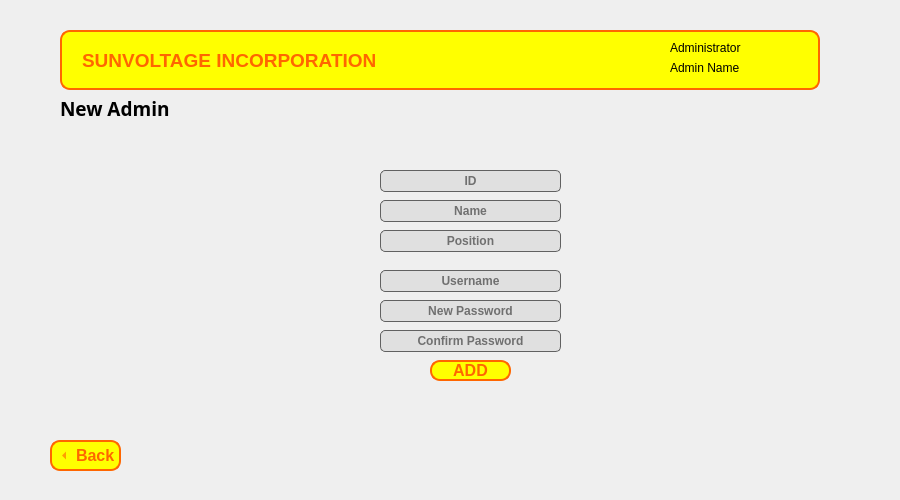
<?xml version="1.0" encoding="UTF-8"?>
<ui version="4.0">
 <class>new_admin</class>
 <widget class="QWidget" name="new_admin">
  <property name="geometry">
   <rect>
    <x>0</x>
    <y>0</y>
    <width>900</width>
    <height>500</height>
   </rect>
  </property>
  <property name="windowTitle">
   <string>Form</string>
  </property>
  <widget class="QPushButton" name="new_admin_button">
   <property name="geometry">
    <rect>
     <x>430</x>
     <y>360</y>
     <width>81</width>
     <height>21</height>
    </rect>
   </property>
   <property name="font">
    <font>
     <pointsize>12</pointsize>
     <bold>true</bold>
    </font>
   </property>
   <property name="styleSheet">
    <string notr="true">QPushButton {
				color: rgb(255, 102, 0);
                background-color: rgb(255, 255, 0);
                border-color: rgb(255, 102, 0);
                border: 2px solid #ff6600;
                border-radius: 10px;
            }
            QPushButton:hover, QPushButton:pressed {
                background-color: rgb(255, 183, 0);
            }</string>
   </property>
   <property name="text">
    <string>ADD</string>
   </property>
   <property name="checkable">
    <bool>true</bool>
   </property>
  </widget>
  <widget class="QLabel" name="adminNamelbl">
   <property name="geometry">
    <rect>
     <x>670</x>
     <y>60</y>
     <width>131</width>
     <height>16</height>
    </rect>
   </property>
   <property name="text">
    <string>Admin Name</string>
   </property>
  </widget>
  <widget class="QLabel" name="Header">
   <property name="geometry">
    <rect>
     <x>60</x>
     <y>30</y>
     <width>760</width>
     <height>60</height>
    </rect>
   </property>
   <property name="font">
    <font>
     <pointsize>14</pointsize>
     <bold>true</bold>
    </font>
   </property>
   <property name="styleSheet">
    <string notr="true">color: rgb(255, 102, 0);
background-color: rgb(255, 255, 0);
border-color: rgb(255, 102, 0);
border: 2px solid #ff6600; 
border-radius: 10px;
</string>
   </property>
   <property name="text">
    <string>SUNVOLTAGE INCORPORATION</string>
   </property>
   <property name="textFormat">
    <enum>Qt::AutoText</enum>
   </property>
   <property name="scaledContents">
    <bool>false</bool>
   </property>
   <property name="margin">
    <number>0</number>
   </property>
   <property name="indent">
    <number>20</number>
   </property>
  </widget>
  <widget class="QLabel" name="label">
   <property name="geometry">
    <rect>
     <x>670</x>
     <y>40</y>
     <width>81</width>
     <height>16</height>
    </rect>
   </property>
   <property name="text">
    <string>Administrator</string>
   </property>
  </widget>
  <widget class="QLabel" name="label_2">
   <property name="geometry">
    <rect>
     <x>60</x>
     <y>100</y>
     <width>111</width>
     <height>16</height>
    </rect>
   </property>
   <property name="font">
    <font>
     <family>Segoe UI Black</family>
     <pointsize>14</pointsize>
     <bold>true</bold>
    </font>
   </property>
   <property name="text">
    <string>New Admin</string>
   </property>
  </widget>
  <widget class="QToolButton" name="backButton">
   <property name="geometry">
    <rect>
     <x>50</x>
     <y>440</y>
     <width>71</width>
     <height>31</height>
    </rect>
   </property>
   <property name="font">
    <font>
     <pointsize>12</pointsize>
     <bold>true</bold>
    </font>
   </property>
   <property name="styleSheet">
    <string notr="true">QToolButton {
				color: rgb(255, 102, 0);
                background-color: rgb(255, 255, 0);
                border-color: rgb(255, 102, 0);
                border: 2px solid #ff6600;
                border-radius: 10px;
            }
            QToolButton:hover, QToolButton:pressed {
                background-color: rgb(255, 183, 0);
            }</string>
   </property>
   <property name="text">
    <string>Back</string>
   </property>
   <property name="iconSize">
    <size>
     <width>20</width>
     <height>20</height>
    </size>
   </property>
   <property name="checkable">
    <bool>true</bool>
   </property>
   <property name="checked">
    <bool>false</bool>
   </property>
   <property name="toolButtonStyle">
    <enum>Qt::ToolButtonTextBesideIcon</enum>
   </property>
   <property name="arrowType">
    <enum>Qt::LeftArrow</enum>
   </property>
  </widget>
  <widget class="QLineEdit" name="admin_ID_input">
   <property name="geometry">
    <rect>
     <x>380</x>
     <y>170</y>
     <width>181</width>
     <height>22</height>
    </rect>
   </property>
   <property name="font">
    <font>
     <bold>true</bold>
    </font>
   </property>
   <property name="styleSheet">
    <string notr="true">QLineEdit {
	border: 1px solid #616161;
	background-color: #E0E0E0;
	border-radius: 5px;
}

QLineEdit::placeholder {
    color: #a9a9a9;
}


QLineEdit:focus {
    border: 2px solid #ff6600;
}
</string>
   </property>
   <property name="text">
    <string/>
   </property>
   <property name="alignment">
    <set>Qt::AlignCenter</set>
   </property>
   <property name="placeholderText">
    <string>ID</string>
   </property>
  </widget>
  <widget class="QLineEdit" name="admin_name_input">
   <property name="geometry">
    <rect>
     <x>380</x>
     <y>200</y>
     <width>181</width>
     <height>22</height>
    </rect>
   </property>
   <property name="font">
    <font>
     <bold>true</bold>
    </font>
   </property>
   <property name="styleSheet">
    <string notr="true">QLineEdit {
	border: 1px solid #616161;
	background-color: #E0E0E0;
	border-radius: 5px;
}

QLineEdit::placeholder {
    color: #a9a9a9;
}

QLineEdit:focus {
    border: 2px solid #ff6600;
}
</string>
   </property>
   <property name="text">
    <string/>
   </property>
   <property name="alignment">
    <set>Qt::AlignCenter</set>
   </property>
   <property name="placeholderText">
    <string>Name</string>
   </property>
  </widget>
  <widget class="QLineEdit" name="admin_position_input">
   <property name="geometry">
    <rect>
     <x>380</x>
     <y>230</y>
     <width>181</width>
     <height>22</height>
    </rect>
   </property>
   <property name="font">
    <font>
     <bold>true</bold>
    </font>
   </property>
   <property name="styleSheet">
    <string notr="true">QLineEdit {
	border: 1px solid #616161;
	background-color: #E0E0E0;
	border-radius: 5px;
}

QLineEdit::placeholder {
    color: #a9a9a9;
}

QLineEdit:focus {
    border: 2px solid #ff6600;
}
</string>
   </property>
   <property name="alignment">
    <set>Qt::AlignCenter</set>
   </property>
   <property name="placeholderText">
    <string>Position</string>
   </property>
  </widget>
  <widget class="QLineEdit" name="admin_newpassword_input">
   <property name="geometry">
    <rect>
     <x>380</x>
     <y>300</y>
     <width>181</width>
     <height>22</height>
    </rect>
   </property>
   <property name="font">
    <font>
     <bold>true</bold>
    </font>
   </property>
   <property name="styleSheet">
    <string notr="true">QLineEdit {
	border: 1px solid #616161;
	background-color: #E0E0E0;
	border-radius: 5px;
}

QLineEdit::placeholder {
    color: #a9a9a9;
}

QLineEdit:focus {
    border: 2px solid #ff6600;
}
</string>
   </property>
   <property name="text">
    <string/>
   </property>
   <property name="echoMode">
    <enum>QLineEdit::Password</enum>
   </property>
   <property name="alignment">
    <set>Qt::AlignCenter</set>
   </property>
   <property name="placeholderText">
    <string>New Password</string>
   </property>
  </widget>
  <widget class="QLineEdit" name="admin_confirmpassword_input">
   <property name="geometry">
    <rect>
     <x>380</x>
     <y>330</y>
     <width>181</width>
     <height>22</height>
    </rect>
   </property>
   <property name="font">
    <font>
     <bold>true</bold>
    </font>
   </property>
   <property name="styleSheet">
    <string notr="true">QLineEdit {
	border: 1px solid #616161;
	background-color: #E0E0E0;
	border-radius: 5px;
}

QLineEdit::placeholder {
    color: #a9a9a9;
}

QLineEdit:focus {
    border: 2px solid #ff6600;
}
</string>
   </property>
   <property name="echoMode">
    <enum>QLineEdit::Password</enum>
   </property>
   <property name="alignment">
    <set>Qt::AlignCenter</set>
   </property>
   <property name="placeholderText">
    <string>Confirm Password</string>
   </property>
  </widget>
  <widget class="QLineEdit" name="admin_username_input">
   <property name="geometry">
    <rect>
     <x>380</x>
     <y>270</y>
     <width>181</width>
     <height>22</height>
    </rect>
   </property>
   <property name="font">
    <font>
     <bold>true</bold>
    </font>
   </property>
   <property name="styleSheet">
    <string notr="true">QLineEdit {
	border: 1px solid #616161;
	background-color: #E0E0E0;
	border-radius: 5px;
}

QLineEdit::placeholder {
    color: #a9a9a9;
}

QLineEdit:focus {
    border: 2px solid #ff6600;
}
</string>
   </property>
   <property name="alignment">
    <set>Qt::AlignCenter</set>
   </property>
   <property name="placeholderText">
    <string>Username</string>
   </property>
  </widget>
  <widget class="QLabel" name="alert_new_admin">
   <property name="geometry">
    <rect>
     <x>400</x>
     <y>390</y>
     <width>141</width>
     <height>16</height>
    </rect>
   </property>
   <property name="text">
    <string/>
   </property>
  </widget>
  <zorder>Header</zorder>
  <zorder>new_admin_button</zorder>
  <zorder>adminNamelbl</zorder>
  <zorder>label</zorder>
  <zorder>label_2</zorder>
  <zorder>backButton</zorder>
  <zorder>admin_ID_input</zorder>
  <zorder>admin_name_input</zorder>
  <zorder>admin_position_input</zorder>
  <zorder>admin_newpassword_input</zorder>
  <zorder>admin_confirmpassword_input</zorder>
  <zorder>admin_username_input</zorder>
  <zorder>alert_new_admin</zorder>
 </widget>
 <tabstops>
  <tabstop>admin_ID_input</tabstop>
  <tabstop>admin_name_input</tabstop>
  <tabstop>admin_position_input</tabstop>
  <tabstop>admin_username_input</tabstop>
  <tabstop>admin_newpassword_input</tabstop>
  <tabstop>admin_confirmpassword_input</tabstop>
  <tabstop>new_admin_button</tabstop>
  <tabstop>backButton</tabstop>
 </tabstops>
 <resources/>
 <connections/>
</ui>
